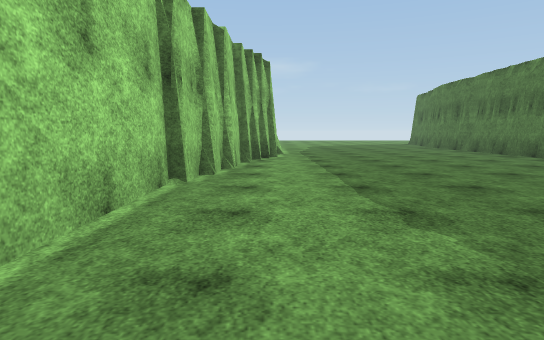
[1] (above)

24 first-person views from a walk through a scene from a Unity 3-D project. The camera is 1.2 m above the floor, tilts 6° down and sees 75° across. The floor is counted in squares, 2 m on a side. Each view is taken from the middle of a square. On the plan, view 1 faces up. The plan holds only what a view shows up to about 10 squares ahead; the rest is blank. The place goes on beyond the plan. Surface patterns are stand-ins for the level's own textures.

[2]
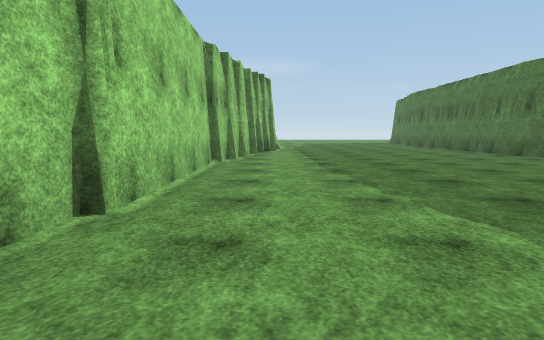

[3]
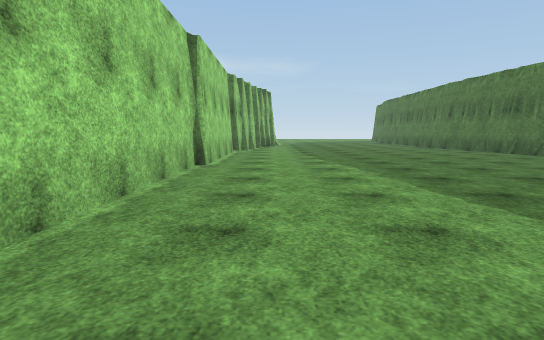

[4]
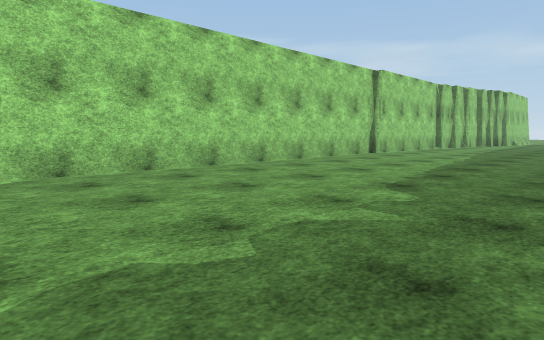

[5]
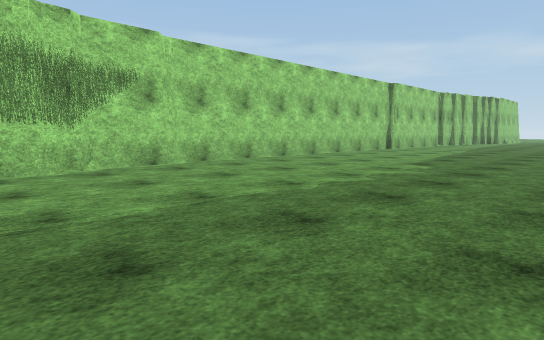

[6]
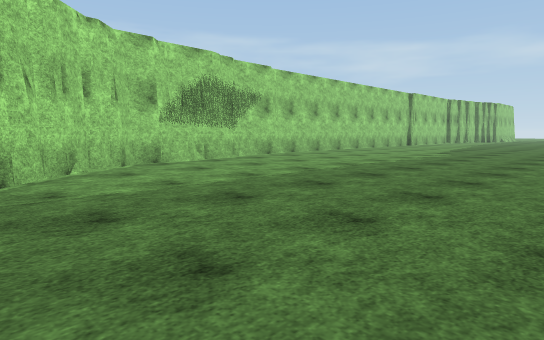

[7]
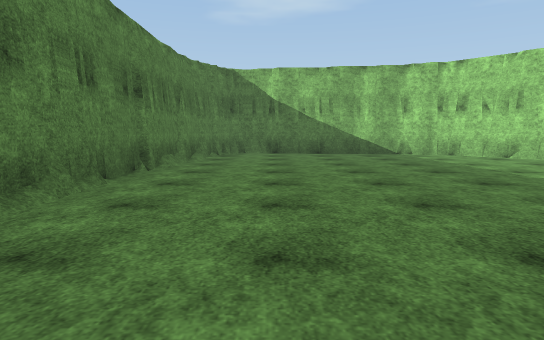

[8]
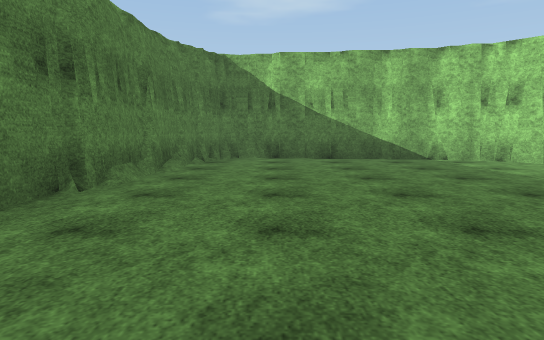

[9]
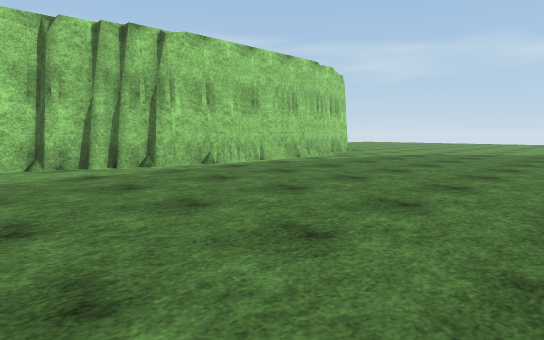

[10]
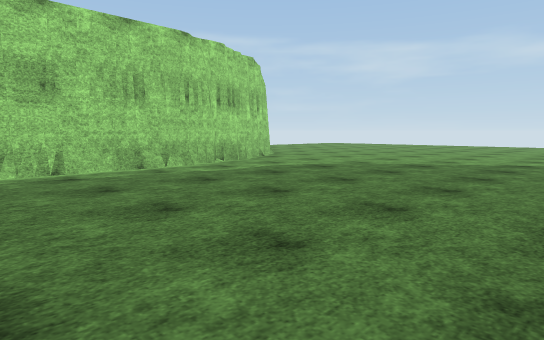

[11]
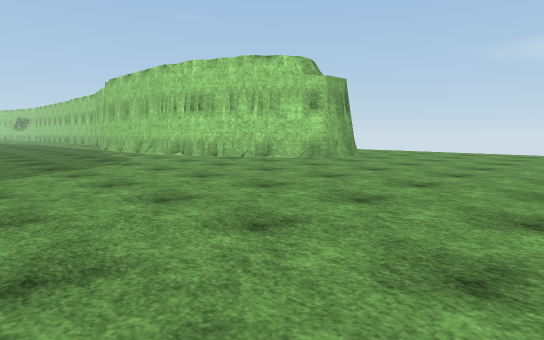

[12]
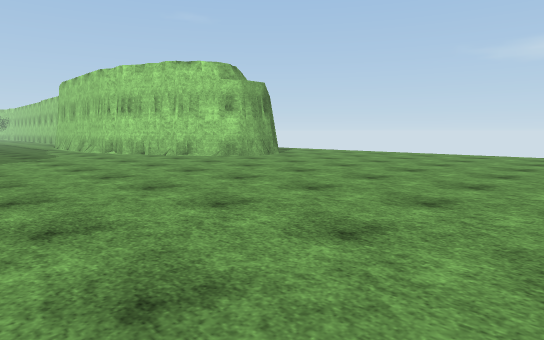

[13]
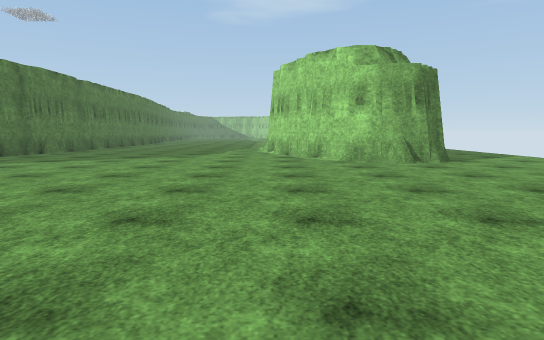

[14]
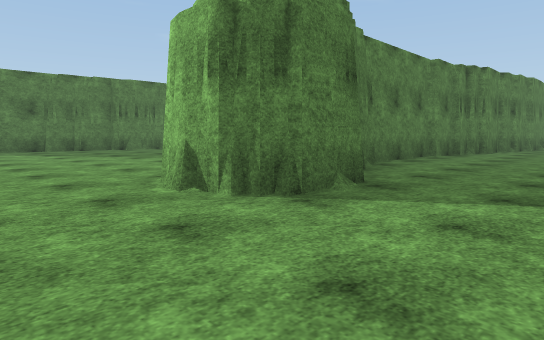

[15]
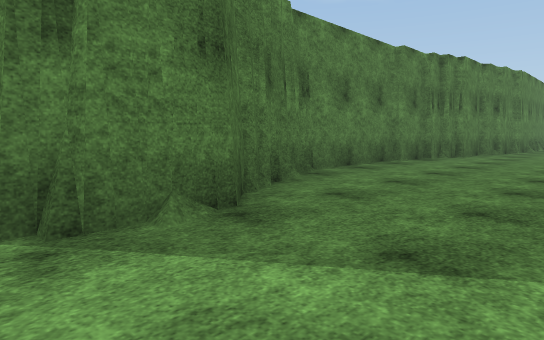

[16]
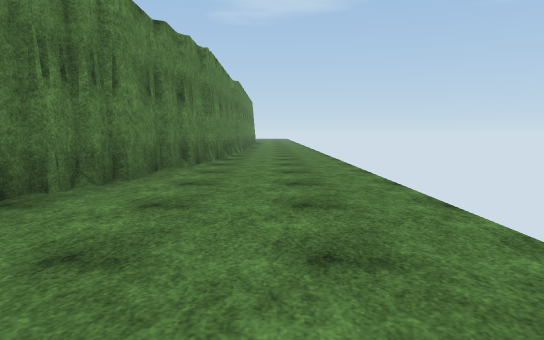

[17]
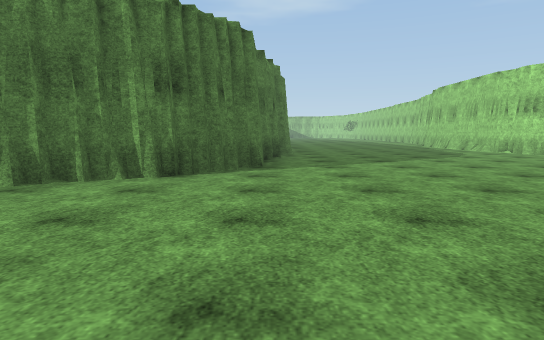

[18]
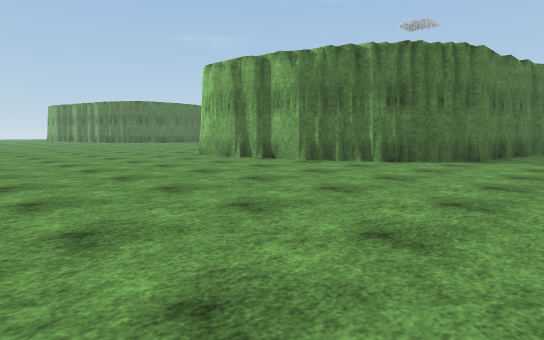

[19]
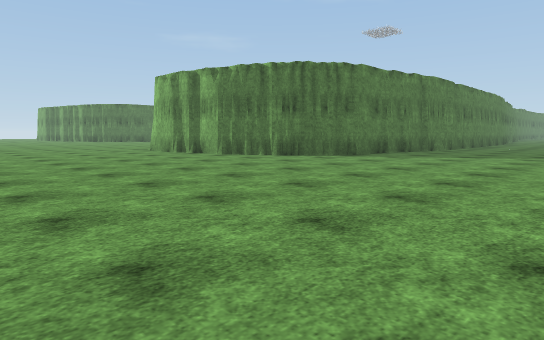

[20]
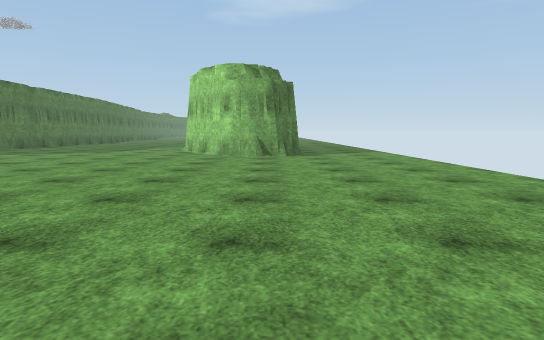

[21]
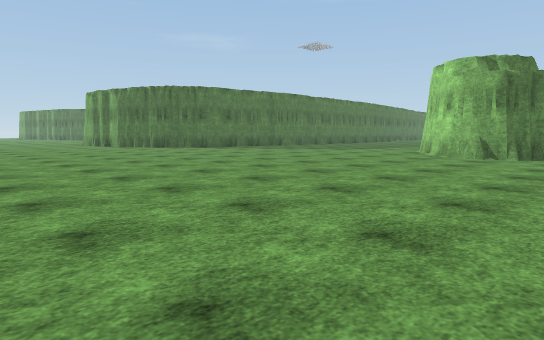

[22]
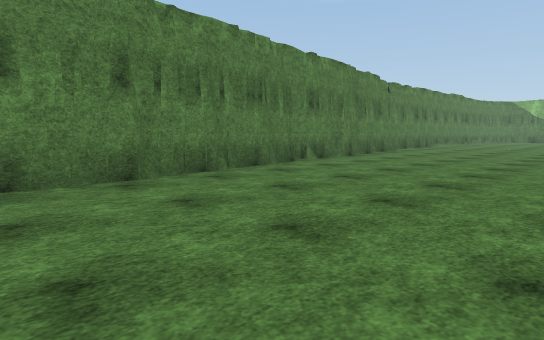

[23]
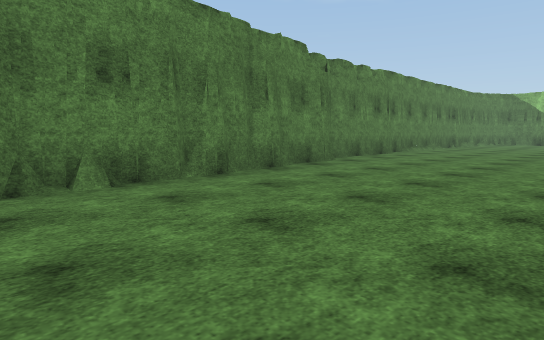

[24]
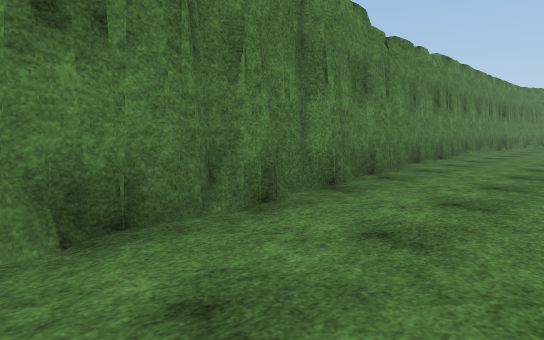

### Floor plan
Key: @ floor where view 1 was taken; # wall or solid block; . floor; / step, stairs or slope.
Columns run from 6 left of view 1 to 16 right of it. Each row starts with its distance up from view 1.
 27  .....  ........
 26  .....................
 25  ......................
 24 .......................
 23 ......................
 22 .....................
 21 ................####
 20 ...............##
 19 ..............##
 18 ...##.........#
 17 ...##........##
 16 ...###.......#
 15 ...####......#
 14 ....###......
 13  ...###......
 12 ....###......
 11 ....###......
 10 ....###......#
  9 ...####......#
  8 ...###.......#
  7 ...###.......#
  6 ...###.......#
  5 ...###.......#
  4 ..###........#
  3 ..###........##
  2     #.........#
  1     #.........#
  0     #.@.......#
 -1     #.........#
 -2     #.........#
 -3     #.........#
 -4     #.........#
 -5     #.........#
 -6     #.........#
 -7     #.........##
 -8     #........./#
 -9     #........./#
-10     #........./#
-11     #........./#
-12     ##.........#
-13      #........##
-14      #........#
-15      ##.......#
-16       #.......#
-17       ####....#
-18          ######

Positions as (right, up) in squares from view 1, and headings:
1: (0, 0), facing up
2: (0, -3), facing up
3: (0, -7), facing up
4: (4, -10), facing up-left
5: (5, -13), facing up-left
6: (6, -17), facing up-left
7: (6, -7), facing down
8: (6, -9), facing down
9: (6, 6), facing up-left
10: (6, 10), facing up-left
11: (5, 23), facing down-left
12: (4, 25), facing down-left
13: (0, 25), facing down
14: (-6, 20), facing down-right
15: (-6, 18), facing down-right
16: (-5, 13), facing down
17: (7, 25), facing down
18: (5, 27), facing down-right
19: (2, 27), facing down-right
20: (-3, 27), facing down
21: (-5, 27), facing down-right
22: (2, 8), facing down-right
23: (3, 3), facing down-right
24: (5, 2), facing down-right
